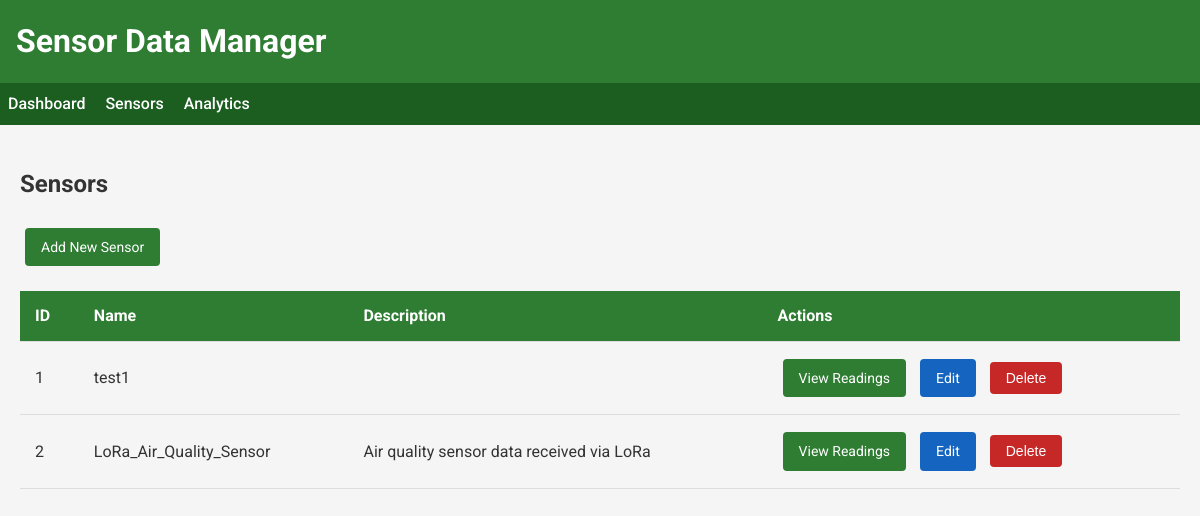
Screenshot of /sensors with the database file from the repository.
### tables this page shows
CREATE TABLE sensors (
                id INTEGER PRIMARY KEY,
                name TEXT NOT NULL,
                description TEXT
            );

### main.py (the view)
@app.route('/sensors')
def list_sensors():
    conn = get_db_connection()
    sensors = conn.execute('SELECT id, name, description FROM sensors').fetchall()
    conn.close()
    return render_template('sensors.html', sensors=sensors)

### main.py (called while the page is built)
def get_db_connection():
    conn = sqlite3.connect('sensor_data.db')
    conn.row_factory = sqlite3.Row
    return conn

### templates/sensors.html (shortened to what this page needs)
{% extends 'base.html' %}
{% block content %}
    <h2>Sensors</h2>
    <div class="actions">
        <a href="{{ url_for('add_sensor') }}" class="btn">Add New Sensor</a>
    </div>
    {% if sensors %}
        <table>
            <thead>
                <tr>
                    <th>ID</th>
                    <th>Name</th>
                    <th>Description</th>
                    <th>Actions</th>
                </tr>
            </thead>
            <tbody>
                {% for sensor in sensors %}
                    <tr>
                        <td>{{ sensor.id }}</td>
                        <td>{{ sensor.name }}</td>
                        <td>{{ sensor.description }}</td>
                        <td>
                            <a href="{{ url_for('sensor_readings', id=sensor.id) }}" class="btn">View Readings</a>
                            <a href="{{ url_for('edit_sensor', id=sensor.id) }}" class="btn btn-edit">Edit</a>
                            <form action="{{ url_for('delete_sensor', id=sensor.id) }}" method="post" style="display: inline;" onsubmit="return confirm('Are you sure you want to delete this sensor?');">
                                <button type="submit" class="btn btn-delete">Delete</button>
                            </form>
                        </td>
                    </tr>
                {% endfor %}
            </tbody>
        </table>
    {% else %}
        <div class="card">
            <p>No sensors found. <a href="{{ url_for('add_sensor') }}">Add a sensor</a> to get started.</p>
        </div>
    {% endif %}
{% endblock %}

### static/style.css (style rules this page uses)
body { font-family: 'Roboto', sans-serif; line-height: 1.6; margin: 0; padding: 0; color: #333; background-color: #f5f5f5; }
table { width: 100%; border-collapse: collapse; margin: 20px 0; }
th, td { padding: 12px 15px; text-align: left; border-bottom: 1px solid #ddd; }
th { background-color: #2e7d32; color: white; }
.btn { display: inline-block; padding: 8px 16px; margin: 5px; border: none; border-radius: 4px; background-color: #2e7d32; color: white; cursor: pointer; text-decoration: none; font-size: 14px; text-align: center; }
.btn-delete { background-color: #c62828; }
.btn-edit { background-color: #1565c0; }
form { max-width: 600px; margin: 0 auto; }

### rows the page displays
sensors: id "1", name "test1"
sensors: id "2", name "LoRa_Air_Quality_Sensor", description "Air quality sensor data received via LoRa"
